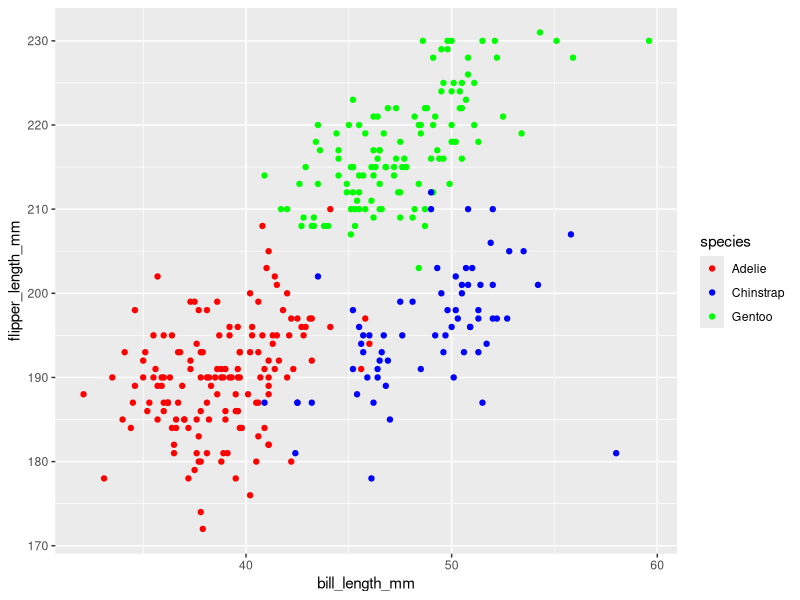
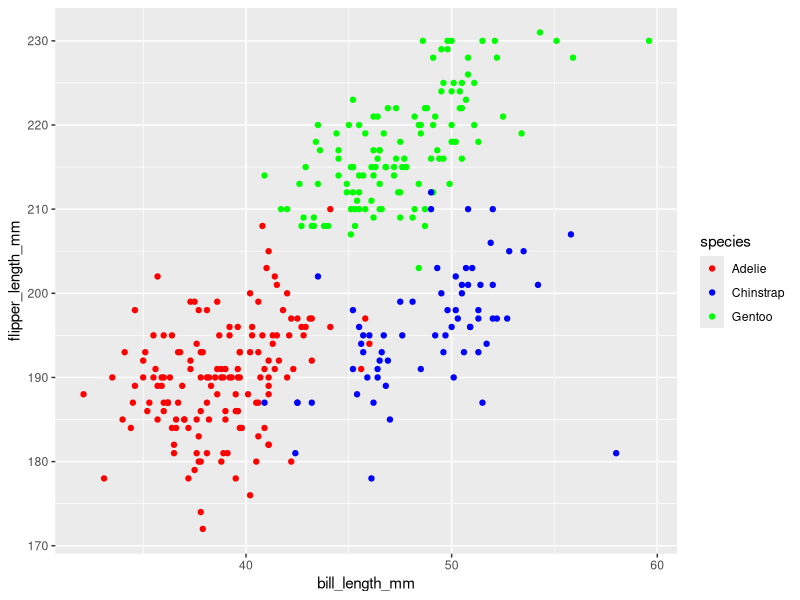

These figures' R source, in order:
## ---- chunk 1
library(ggplot2)
data("penguins", package = "palmerpenguins")
penguins
summary(penguins)
View(penguins)
names(penguins)  
head(penguins)   

## ---- chunk 2
nrow_dataset <- nrow(penguins) # Get the number of columns in the dataset
ncol_dataset <- ncol(penguins) # Print the size of the dataset

cat("The dataset has", nrow_dataset, "rows and", ncol_dataset, "columns.\n")
## ---- chunk 3
mean_flipper_length <- mean(penguins$flipper_length_mm, na.rm = TRUE)
cat("The mean flipper length is", mean_flipper_length, "\n")
## ---- chunk 4

plot1 <- ggplot(penguins, aes(bill_length_mm, flipper_length_mm,color = species)) + geom_point() + scale_color_manual(values = c("Adelie" = "red", "Chinstrap" = "blue", "Gentoo" = "green"))

plot1

ggsave("penguin_scatterplot.png", plot = plot1, width = 8, height = 6, units = "in")

## ---- chunk 5
library(tidyverse)

set.seed(1234)
sd <- tibble(
  normal_dist = rnorm(10),
  is_greaterthan0 = normal_dist > 0,
  char_vec = ("DANCINGCAT"),
  factor_vec = factor(sample(c("Level1", "Level2", "Level3"), 10, replace = TRUE
)))

mean_normal_dist <- mean(pull(sd, normal_dist))
mean_is_greaterthan0 <- mean(pull(sd, is_greaterthan0))
### mean_char_vec <- mean(pull(sd, char_vec)) 
# This will give an error
### mean_factor_vec <- mean(pull(sd, mean_factor_vec)) 
# This will give an error

print(mean_normal_dist)
print(mean_is_greaterthan0)

